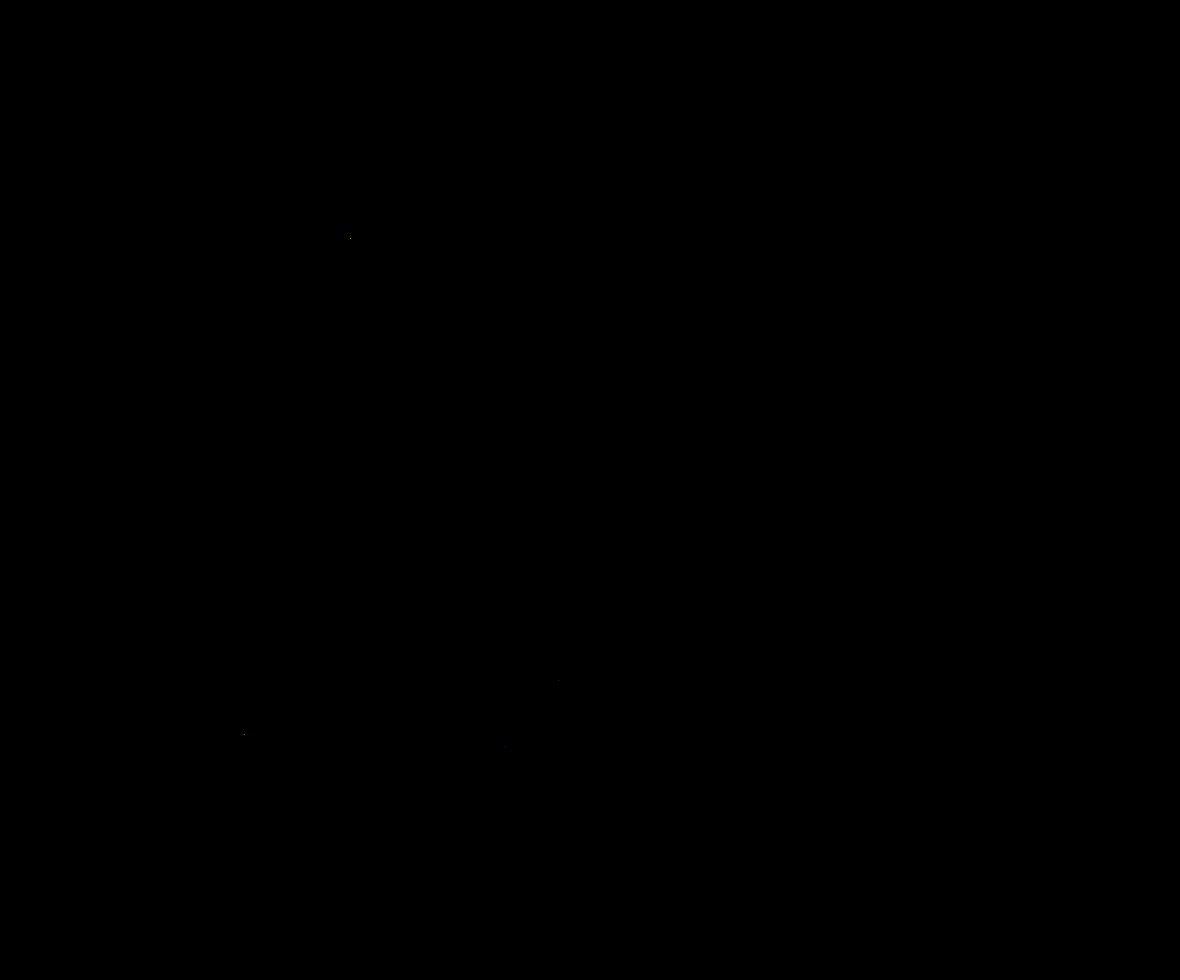
Frame 1 (no input)
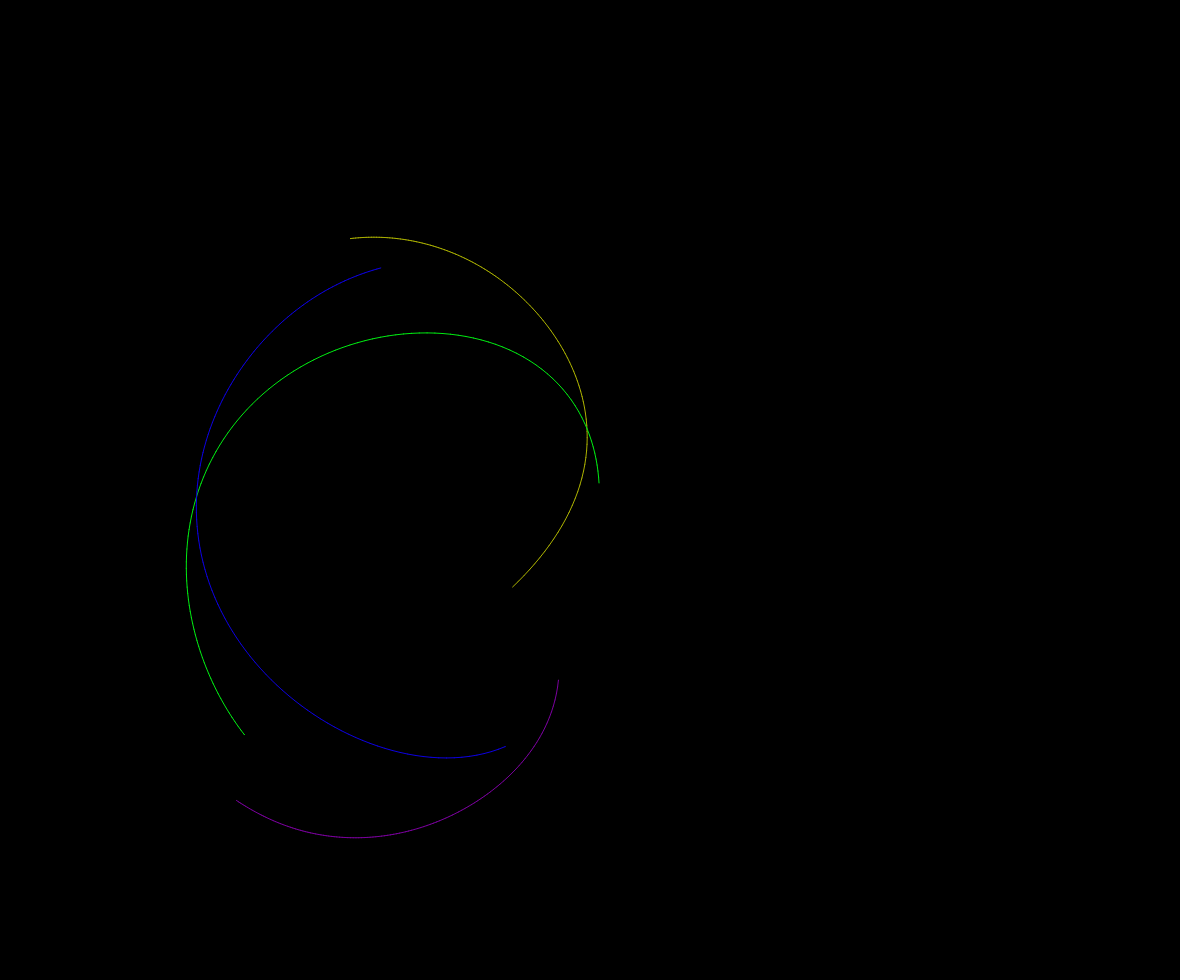
Frame 60 (no input)
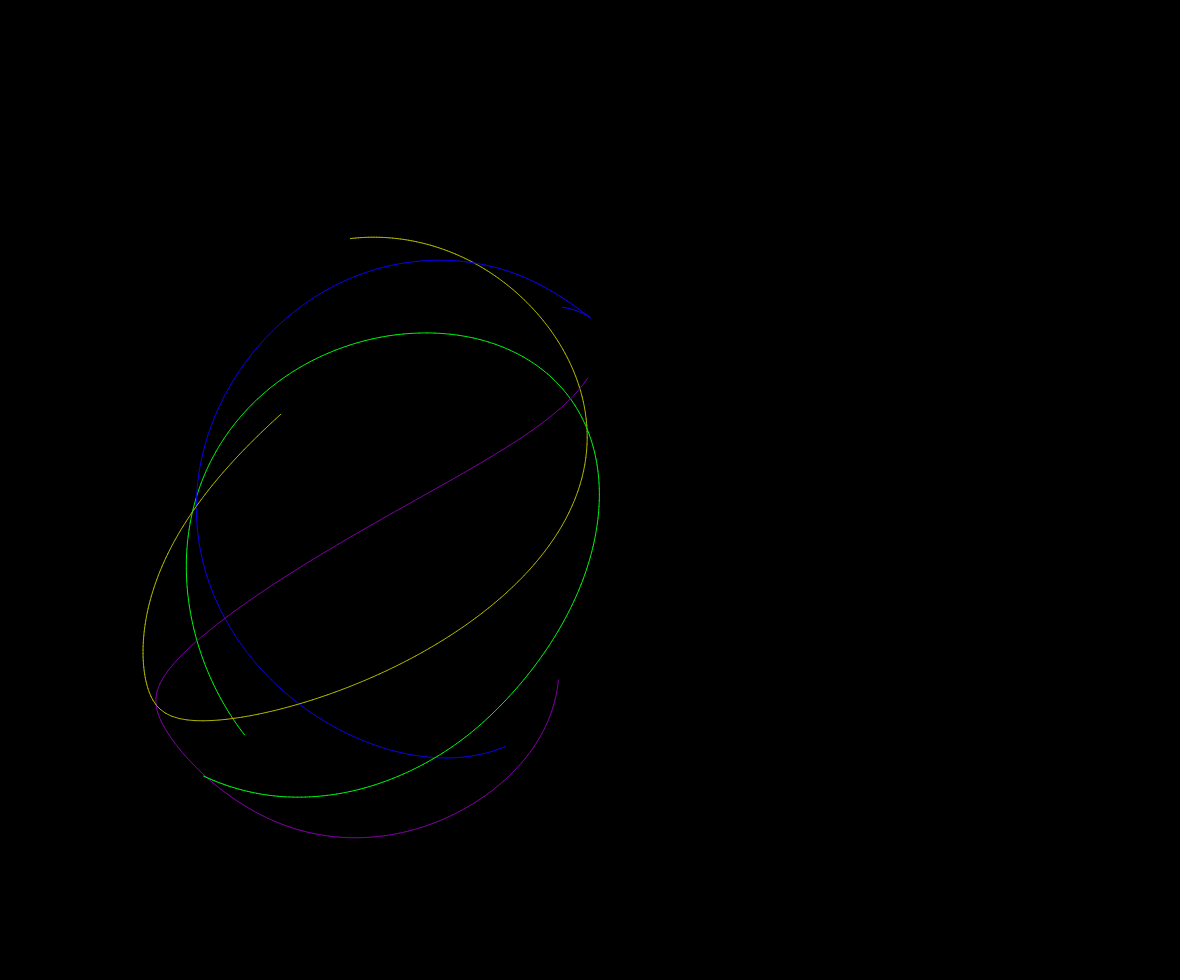
Frame 120 (the mouse pressed at the canvas centre since frame 60)

The p5.js sketch that drew these frames (run headless with seeded random() and noise() and a simulated clock; from frame 60 on, the mouse is pressed at the canvas centre):

// p5.js sketch
// ── sketch.js
let cells = [];
let speed = 1;

function Cell() {
    this.pos = createVector(random(width), random(height));
    this.speed = 4;
    this.hue = random(256);
    this.bright = random(150, 256);
    this.prev = this.pos.copy();
    
    this.follow = function(c) {
        let vec = c.pos.copy().sub(this.pos).setMag(this.speed);
        this.pos.add(vec);
    }
    this.flee = function(c) {
        let vec = this.pos.copy().sub(c.pos).setMag(this.speed);
        this.pos.add(vec);
    }

    this.show = function(c) {
        stroke(this.hue, 256, this.bright);
        line(this.pos.x, this.pos.y, this.prev.x, this.prev.y);
        this.prev = this.pos.copy();
    }
}

function setup() {
    createCanvas(windowWidth - 20, windowHeight - 20);
    background(0);
    colorMode(HSB, 256);
    let num = random(2,4);
    for (let n = 0; n < num; n++) {
    	cells.push(new Cell());
    }
}

function draw() {
    for (let n = 0; n < speed; n++) {
        for (let i = 0; i < cells.length; i++) {
            let followIndex = i + 1;
            let fleeIndex = i - 1;
            if (followIndex >= cells.length) followIndex = 0;
            if (fleeIndex < 0) fleeIndex = cells.length - 1;

            cells[i].show();
            cells[i].follow(cells[followIndex]);
            cells[i].flee(cells[fleeIndex]);
        }
    }
    if(speed < 500) speed *= 1.005;
}
